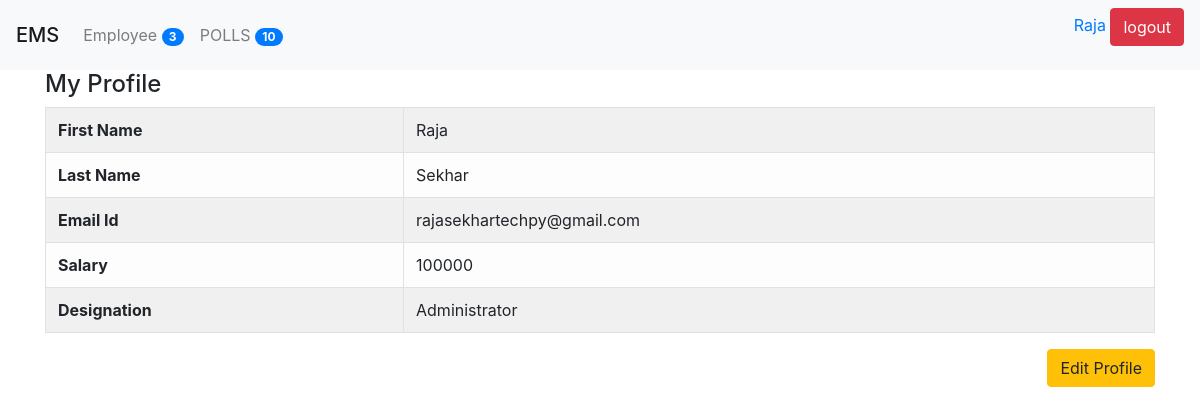
/profile/ (signed in), run on the app's committed database.
### employee/models.py (models this page shows, shortened)
class Profile(models.Model):
    user = models.OneToOneField(User, on_delete=models.CASCADE)
    designation = models.CharField(max_length= 20 , null= False , blank= False)
    salary = models.IntegerField(null=True, blank=True)
    class Meta:
        ordering = ('-salary',)

### employee/views.py (the view)
# urls.py: path('profile/', MyProfile.as_view(), name = 'my_profile'),
class MyProfile(DeleteView):
    template_name = 'auth/profile.html'
    def get_object(self, queryset=None):
        return self.request.user.profile

### poll/context_processor.py (called while the page is built)
def poll_count(request):
    count = Question.objects.count()
    return {"polls_count" : count}

def emp_count(request):
    count = User.objects.count()
    return {"emp_count" : count}

### poll/templatetags/poll_extras.py (called while the page is built)
def upper(value):
    return value.upper()

### templates/auth/profile.html
{% extends 'polls/base.html' %}
{% block content %}
<h4> My Profile</h4>
<table class="table table-light table-bordered table-striped">
        <tbody>
        <tr>
            <th>First Name</th>
            <td>{{user.first_name}}</td>
        </tr>
        <tr>
            <th>Last Name</th>
            <td>{{object.user.last_name}}</td>
        </tr>
        <tr>
            <th>Email Id</th>
            <td>{{object.user.email}}</td>
        </tr>
        <tr>
            <th>Salary</th>
            <td>{{object.salary}}</td>
        </tr>
        <tr>
            <th>Designation</th>
            <td>{{object.designation}}</td>
        </tr>
    </tbody>
    </table>
<div class="text-right">
    <a class="btn btn-warning" href="{% url 'update_profile' %}">Edit Profile</a>
    </div>
{% endblock content %}

### templates/header.html (shortened to what this page needs)
{% load poll_extras %}
<div class="navbar navbar-expand-lg navbar-light bg-light">
    <span class="navbar-brand mb-0 h1">EMS</span>
    <div class="collapse navbar-collapse" id="navbarNav">
        <ul class="navbar-nav">
            <li class="nav-item">
                <a class="nav-link" href="{% url 'employee_list'%}">
                    {{"employee" | capfirst}}
                    <span class="badge badge-primary badge-pill ">{{emp_count}}</span>
                </a>
            </li>
            <li class="nav-item">
                <a class="nav-link" href="{% url 'polls_list' %}">
                    {{"Polls" | upper}}
                    <span class="badge badge-primary badge-pill ">{{polls_count}}</span>
                </a>
            </li>
        </ul>
    </div>
    {% if user.is_authenticated %}
        <div class="text-right">
            <form method="POST" action="/logout/">
            <a href="{% url 'my_profile' %}">{{request.user.first_name}}</a>
            <input type="submit" class="btn btn-danger" value="logout">
            </form>
        </div>
    {% endif %}
</div>

### data on the page
Profile: user.last_name "Sekhar", user.email "rajasekhartechpy@gmail.com", salary "100000", designation "Administrator"

### other printed values
{{ "employee" | capfirst }} "Employee"
{{ emp_count }} "3"
{{ "Polls" | upper }} "POLLS"
{{ polls_count }} "10"
{{ request.user.first_name }} "Raja"
{{ user.first_name }} "Raja"
